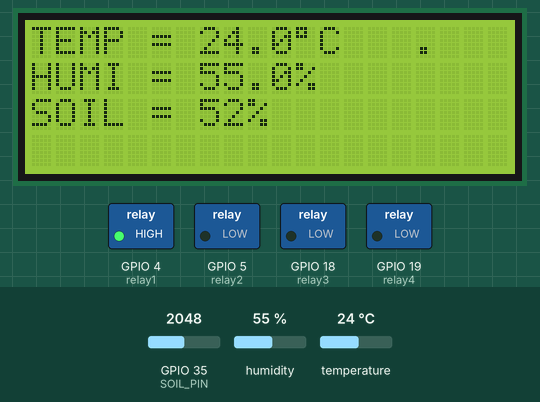
This sketch was run on a simulated ESP32. Parts: 20×4 character LCD, switched loads named in the sketch (green lamp = pin HIGH). Dashed ring = blinking. The test bench sets the inputs (shaded band); at power-on: humidity 55 %, GPIO 35 (SOIL_PIN) = 2048, temperature 24 °C. What the sketch prints to the serial monitor is not drawn.

Above: at 1.7 s.
1.8 s: humidity set to 22 %
At 7.0 s:
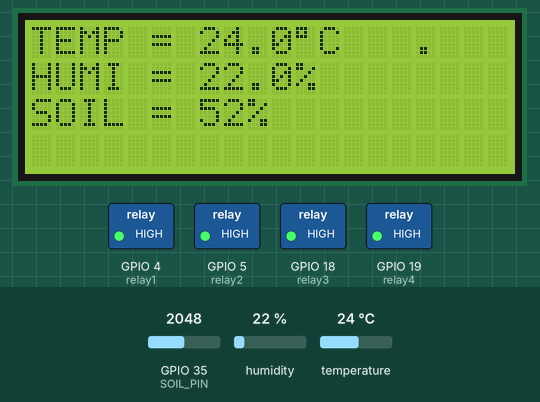
8.1 s: GPIO 35 (SOIL_PIN) set to 2866
At 11.8 s:
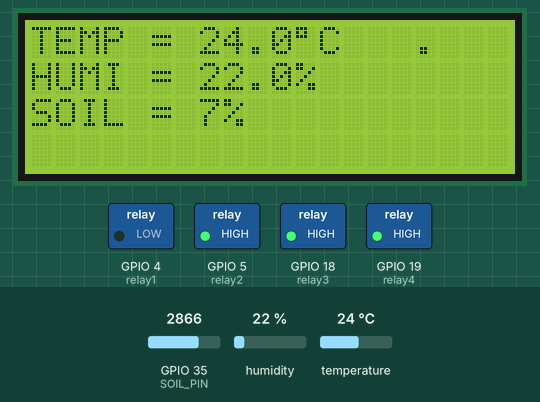
19.3 s: temperature set to 12 °C
At 24.3 s:
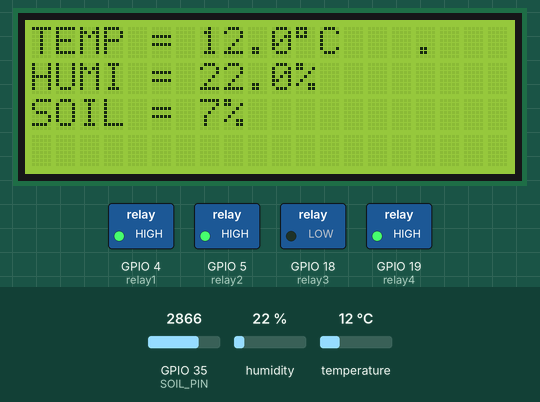
25.6 s: GPIO 35 (SOIL_PIN) set to 3603
At 28.6 s:
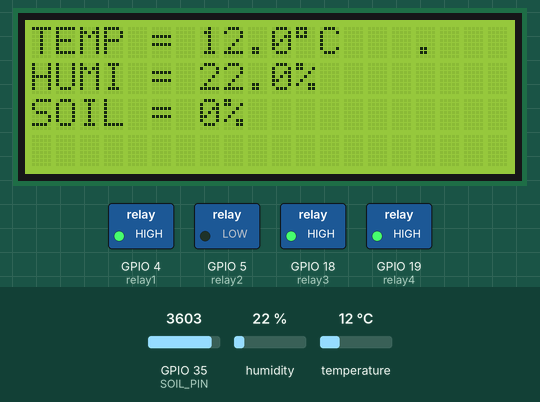
31.9 s: humidity set to 40 %
At 35.9 s:
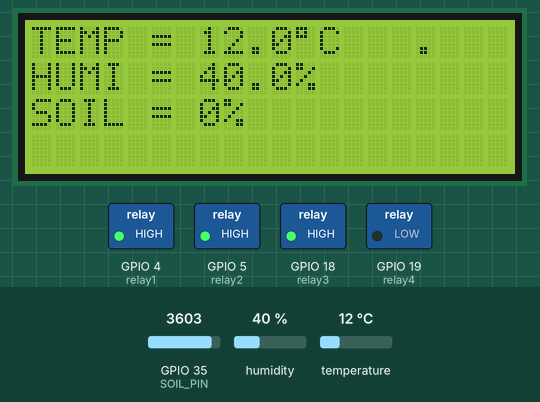
38.2 s: GPIO 35 (SOIL_PIN) set to 2047
At 43.4 s:
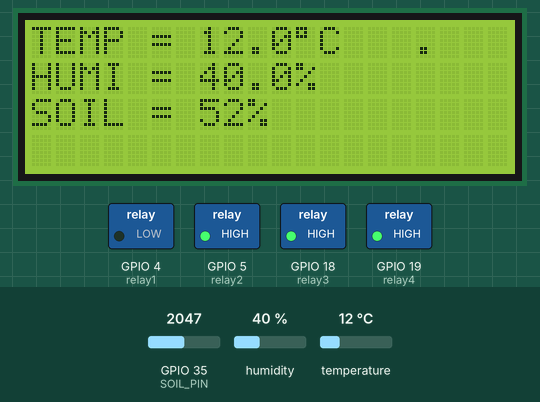
Timing chart, 0 to 45.5 s (numbered marks = the images above; inputs shaded):
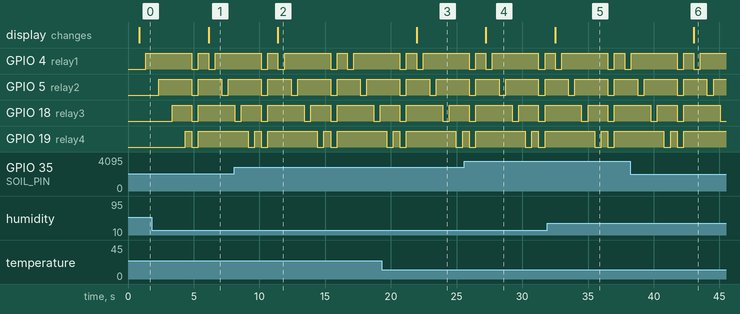

Measured:
- after the input at 1.8 s, the display: changes after 4.3 s (image 1)
- after the input at 8.1 s, the display: changes after 3.3 s (image 2)
- after the input at 19.3 s, the display: changes after 2.7 s (image 3)
- after the input at 25.6 s, the display: changes after 1.6 s (image 4)
- after the input at 31.9 s, the display: changes after 0.60 s (image 5)
- after the input at 38.2 s, the display: changes after 4.9 s (image 6)
- by itself, GPIO 18 (relay3): repeats every 5.3 s: HIGH 1.5 s, LOW 0.50 s, HIGH 2.8 s, LOW 0.50 s

The sketch:

05dht_lcd2004_relay_soil.ino
```cpp
#include <Wire.h>                     // นำเข้าไลบรารี Wire สำหรับสื่อสารแบบ I2C (ESP32 มีฮาร์ดแวร์ I2C ในตัว)
#include <LiquidCrystal_I2C.h>        // นำเข้าไลบรารีควบคุมจอ LCD ผ่าน I2C เพื่อลดจำนวนสายสัญญาณเหลือ SDA/SCL
//Download ได้จาก https://drive.google.com/file/d/1hkmODw9q8CdxQx99Bp1Eu2foACQ-C4Sx/view?usp=sharing
LiquidCrystal_I2C lcd(0x27, 20, 4);   // สร้างออบเจกต์ LCD ที่แอดเดรส I2C = 0x27 ขนาด 20 คอลัมน์ 4 แถว
                                      // หมายเหตุ: แอดเดรสอาจต่างกัน (0x3F/0x27) แล้วแต่โมดูล I2C backpack; ถ้าไม่ขึ้น ลองสแกน I2C ก่อน
// ---------- Pins ----------
#define SOIL_PIN 35     // เลือก GPIO35 เป็นขาอ่านอนาล็อกสำหรับเซ็นเซอร์ความชื้นดิน (ADC1 channel; GPIO34–39 เป็น input-only)
#define relay1 4        // กำหนดชื่อสัญลักษณ์ให้ GPIO4 เป็นรีเลย์ 1 (อ่านง่ายขึ้นและแก้ไขสะดวกภายหลัง)
#define relay2 5        // กำหนด GPIO5 เป็นรีเลย์ 2
#define relay3 18       // กำหนด GPIO18 เป็นรีเลย์ 3
#define relay4 19       // กำหนด GPIO19 เป็นรีเลย์ 4

// ---------- DHT ----------
#include <DHT.h>        // ไลบรารีเซ็นเซอร์ DHT ของ Adafruit ใช้สำหรับอ่านอุณหภูมิ/ความชื้นอากาศ
#define DHTPIN 15       // ต่อขา DATA ของ DHT11 เข้ากับ GPIO15 (ควรมีตัวต้านทาน pull-up 10k ไปที่ VCC ตามคู่มือ)
#define DHTTYPE DHT11   // ระบุชนิดเซ็นเซอร์เป็น DHT11 (ถ้าเปลี่ยนเป็น DHT22 ให้แก้ตรงนี้)
DHT dht(DHTPIN, DHTTYPE); // สร้างออบเจกต์ dht ผูกกับพินและชนิด เพื่อเรียกใช้ .readTemperature() / .readHumidity()

// ---------- Soil calibration (ปรับจริงภายหลัง) ----------
const int SOIL_DRY_ADC = 3000;   // ค่าดิบ ADC ประมาณเมื่อ "ดินแห้งมาก" (ต้องคาลิเบรตจากหน้างานจริงเพื่อความแม่นยำ)
const int SOIL_WET_ADC = 1200;   // ค่าดิบ ADC ประมาณเมื่อ "ดินเปียกมาก" (จุ่มน้ำ/ดินแฉะ) — ยิ่งเปียกยิ่งอ่านได้น้อยในหลายโมดูล

void setup() {
  Serial.begin(9600);            // เปิด Serial ที่ 9600bps เพื่อดีบัก/ดูค่าเซ็นเซอร์ใน Serial Monitor
  dht.begin();                   // เริ่มต้นเซ็นเซอร์ DHT (ต้องทำใน setup เสมอเพื่อเตรียมการอ่าน)

  pinMode(SOIL_PIN, INPUT);      // ตั้งขาอ่านความชื้นดินเป็นโหมด INPUT (ESP32 ADC อ่านค่า 0–4095 เป็น 12-bit โดยดีฟอลต์)

  pinMode(relay1, OUTPUT);       // ตั้งขารีเลย์ทั้งหมดเป็น OUTPUT เพื่อให้สั่ง HIGH/LOW ได้
  pinMode(relay2, OUTPUT);
  pinMode(relay3, OUTPUT);
  pinMode(relay4, OUTPUT);

  digitalWrite(relay1, LOW);     // กำหนดสถานะเริ่มต้นของรีเลย์เป็น LOW (ขึ้นอยู่กับโมดูลรีเลย์ว่า Active-LOW หรือ Active-HIGH)
  digitalWrite(relay2, LOW);     // ถ้าโมดูลคุณเป็น Active-LOW: LOW = ON, HIGH = OFF — ให้เปลี่ยนตามความจริงของบอร์ด
  digitalWrite(relay3, LOW);     // แนะนำทดสอบทีละช่องเพื่อยืนยันพฤติกรรมก่อนใช้งานจริงกับโหลด
  digitalWrite(relay4, LOW);

  // ---------- LCD: init ครั้งเดียว ----------
  lcd.begin();                   // สำหรับไลบรารีเวอร์ชันนี้: เริ่มต้นจอด้วย begin() ที่ "ไม่รับพารามิเตอร์"
                                 // เวอร์ชันอื่นอาจใช้ lcd.init() แทน; ห้ามเรียก begin()/init ใน loop เพราะจะทำให้จอกะพริบ/ช้า
  lcd.backlight();               // เปิดไฟพื้นหลังจอ LCD (บางโมดูลต้องสั่ง open backlight แยกจาก begin())
  lcd.clear();                   // ล้างหน้าจอเคลียร์ทุกแถว
  lcd.setCursor(0, 0);           // วางเคอร์เซอร์ที่คอลัมน์ 0 แถว 0 (แถวแรก)
  lcd.print("System Booting...");// พิมพ์ข้อความบูตเพื่อระบุว่าเครื่องเริ่มทำงานแล้ว
  delay(500);                    // หน่วงสั้น ๆ เพื่อให้ผู้ใช้เห็นข้อความเริ่มต้น (หลีกเลี่ยงการหน่วงยาวเกินจำเป็น)
}

void loop() {
  // ----- อ่าน DHT -----
  float h = dht.readHumidity();        // อ่านความชื้นสัมพัทธ์ของอากาศ (%RH); ควรอ่านไม่ถี่มาก (DHT11 ~1–2s/ครั้ง)
  float t = dht.readTemperature();     // อ่านอุณหภูมิหน่วย °C (ถ้าอยากได้ °F ใช้ readTemperature(true))

  // ----- อ่าน Soil Moisture (ADC) -----
  int soilRaw = analogRead(SOIL_PIN);  // อ่านค่า ADC 12-bit ช่วง 0–4095; ยิ่งแรงดันเข้า ADC มากค่ายิ่งสูง
                                       // หมายเหตุ: แรงดันอินพุต ADC ESP32 สูงสุด ~3.3V (ห้ามเกิน); บางโมดูลดินให้สัญญาณกลับด้าน

  // แปลงเป็น % ความชื้นดิน (คำนวณแบบเส้นตรงจากค่าคาลิเบรต)
  int span = SOIL_DRY_ADC - SOIL_WET_ADC;    // ช่วงระหว่างค่าดินแห้งกับดินเปียก (ค่าบน-ค่าล่าง)
  if (span <= 0) span = 1;                   // ป้องกันการหารด้วยศูนย์/ค่าผิดพลาดเมื่อคาลิเบรตสลับกัน
  int soilPct = (int)(((float)(SOIL_DRY_ADC - soilRaw) * 100.0f) / (float)span);
                                             // สูตร: แปลงค่า soilRaw ให้เป็นสัดส่วน 0–100%
                                             // - เมื่อ soilRaw ใกล้ SOIL_DRY_ADC => ค่า % ใกล้ 0 (แห้ง)
                                             // - เมื่อ soilRaw ใกล้ SOIL_WET_ADC => ค่า % ใกล้ 100 (เปียก)
  soilPct = constrain(soilPct, 0, 100);      // บังคับค่าอยู่ในช่วง 0–100% ป้องกันการล้นจากสัญญาณรบกวน

  // ----- Serial Monitor (เพื่อดีบัก/ตรวจสอบ) -----
  Serial.print("Temperature: ");       // พิมพ์หัวข้ออุณหภูมิ
  Serial.print(t); Serial.print(" C | Humidity: ");  // แสดงอุณหภูมิพร้อมหน่วย °C ต่อด้วยข้อความคั่น
  Serial.print(h); Serial.print(" % | Soil RAW: ");  // แสดงความชื้นอากาศต่อด้วยค่า ADC ดิน (ดิบ)
  Serial.print(soilRaw); Serial.print(" | Soil: ");  // แสดงค่า ADC แล้วคั่นด้วยข้อความ "Soil:"
  Serial.print(soilPct); Serial.println(" %");       // แสดง % ความชื้นดิน แล้วขึ้นบรรทัดใหม่
  delay(200);                             // พักสั้น ๆ เพื่อลดภาระซีเรียล/การกวาดจอ (ยังถือว่าอ่าน DHT ค่อนข้างถี่อยู่)

  // ----- LCD (อย่าเรียก lcd.begin ใน loop) -----
  lcd.setCursor(0, 0);                   // วางเคอร์เซอร์บรรทัดที่ 1
  lcd.print("TEMP = ");                  // พิมพ์ป้ายกำกับอุณหภูมิ
  if (isnan(t)) lcd.print("--.-");       // ถ้าอ่านอุณหภูมิไม่สำเร็จ (NaN) ให้ขึ้นเครื่องหมายบอกข้อผิดพลาด
  else          lcd.print(t, 1);         // ถ้าอ่านสำเร็จ แสดงทศนิยม 1 ตำแหน่ง (อ่านง่าย ไม่แกว่งมาก)
  lcd.print((char)223); lcd.print("C   "); // พิมพ์สัญลักษณ์องศา (ASCII 223 ในจอ HD44780) ต่อด้วยตัว C และช่องว่างลบเศษตัวอักษรเดิม

  lcd.setCursor(0, 1);                   // วางเคอร์เซอร์บรรทัดที่ 2
  lcd.print("HUMI = ");                  // ป้ายกำกับความชื้นอากาศ
  if (isnan(h)) lcd.print("--.-");       // ถ้าอ่านความชื้นไม่สำเร็จ แสดง --.-
  else          lcd.print(h, 1);         // ถ้าอ่านได้ แสดงทศนิยม 1 ตำแหน่ง
  lcd.print("%    ");                    // แสดงสัญลักษณ์ % และช่องว่างเพื่อเคลียร์เศษตัวอักษรค้าง

  lcd.setCursor(0, 2);                   // วางเคอร์เซอร์บรรทัดที่ 3
  lcd.print("SOIL = ");                  // ป้ายกำกับความชื้นดิน
  lcd.print(soilPct);                    // แสดงค่า % ความชื้นดิน (จำนวนเต็ม)
  lcd.print("%    ");                    // เติมช่องว่างท้ายบรรทัดเพื่อเคลียร์เศษตัวอักษรจากรอบก่อน

  // ----- ตัวอย่างทดสอบรีเลย์แบบเดิม (Demonstration only) -----
  digitalWrite(relay1, LOW);  delay(500); // สั่งรีเลย์ 1 เป็น LOW แล้วหน่วง 0.5s (ถ้า Active-LOW จะเท่ากับ "เปิด")
  digitalWrite(relay1, HIGH); delay(500); // สั่งรีเลย์ 1 เป็น HIGH แล้วหน่วง 0.5s (ถ้า Active-LOW จะเท่ากับ "ปิด")

  digitalWrite(relay2, LOW);  delay(500); // ทำเช่นเดียวกันกับรีเลย์ 2
  digitalWrite(relay2, HIGH); delay(500);

  digitalWrite(relay3, LOW);  delay(500); // ทำเช่นเดียวกันกับรีเลย์ 3
  digitalWrite(relay3, HIGH); delay(500);

  digitalWrite(relay4, LOW);  delay(500); // ทำเช่นเดียวกันกับรีเลย์ 4
  digitalWrite(relay4, HIGH); delay(500);

  digitalWrite(relay1, LOW);              // ปิดทั้งหมด (หรือเปิด ถ้าโมดูลเป็น Active-LOW)
  digitalWrite(relay2, LOW);
  digitalWrite(relay3, LOW);
  digitalWrite(relay4, LOW);
  delay(500);                             // เว้นระยะ 0.5s เพื่อให้มองเห็นการเปลี่ยนสถานะ

  digitalWrite(relay1, HIGH);             // เปิดทั้งหมด (หรือปิด ถ้า Active-LOW) เพื่อทดสอบพร้อมกัน
  digitalWrite(relay2, HIGH);
  digitalWrite(relay3, HIGH);
  digitalWrite(relay4, HIGH);
  delay(500);                             // เว้นระยะ 0.5s ปิดท้ายลูป
}
```
